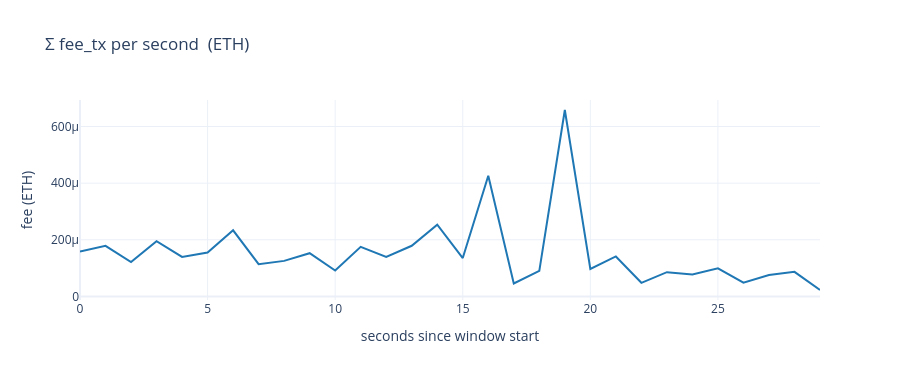

Write notebook code for a chart like this one.
### Markdown cell above
## 9. `per_tx_resource_split` + `fee_per_tx` : per transaction pricing

$$ \text{fee}_{tx} = \sum_k g_{tx,k}\, p_k(\text{second of } tx) \quad [\text{ETH}]. $$

Dimensionally a fee, not a per-gas price.

### Code cell
def per_tx_resource_split(computation, wasm_computation, storage_access_read,
                          storage_access_write, storage_growth, history_growth,
                          l2_calldata):
    """Per-tx 6-resource gas dict from raw multigas columns. l1Calldata
    is intentionally absent — ArbOS 60 prices it via the L1 fee path."""
    return {
        'c':  computation + wasm_computation,
        'sw': storage_access_write,
        'sr': storage_access_read,
        'sg': storage_growth,
        'hg': history_growth,
        'l2': l2_calldata,
    }


def fee_per_tx(prices_per_sec, tx_sec_idx, tx_g_per_resource):
    """fee_tx = Σ_k g_tx,k * p_k(second of tx).  Gwei (= ETH * 1e9)."""
    fee = np.zeros(tx_sec_idx.shape[0])
    for k in PRICED_SYMBOLS:
        fee = fee + tx_g_per_resource[k] * prices_per_sec[k][tx_sec_idx]
    return fee


# Map each tx -> the index of its block's wall-clock second in seconds_axis.
block_to_sec_idx = (block_seconds - seconds_axis[0]).astype(np.int64)
block_to_idx     = {int(b): i for i, b in enumerate(blocks['block_number'].to_numpy())}
tx_block_idx     = np.array([block_to_idx[int(b)] for b in tx['block'].to_numpy()], dtype=np.int64)
tx_sec_idx       = block_to_sec_idx[tx_block_idx]

def _np(col):
    return tx[col].cast(pl.Float64).to_numpy()

tx_g = per_tx_resource_split(
    computation          = _np('computation') + _np('wasmComputation'),
    wasm_computation     = np.zeros(tx.height),  # already folded into the c term
    storage_access_read  = _np('storageAccessRead'),
    storage_access_write = _np('storageAccessWrite'),
    storage_growth       = _np('storageGrowth'),
    history_growth       = _np('historyGrowth'),
    l2_calldata          = _np('l2Calldata'),
)
fee_tx = fee_per_tx(prices, tx_sec_idx, tx_g)

# Bucket per-tx fees back to per second for the time series.
n_sec       = seconds_axis.shape[0]
fee_per_sec = np.bincount(tx_sec_idx, weights=fee_tx, minlength=n_sec)

# Plot
fig = go.Figure(go.Scatter(
    x=seconds_axis - seconds_axis[0], y=fee_per_sec / 1e9,    # gwei -> ETH
    mode='lines', line=dict(color='#1f77b4'),
))
fig.update_layout(template='plotly_white', height=380,
                  title='Σ fee_tx per second  (ETH)',
                  xaxis_title='seconds since window start',
                  yaxis_title='fee (ETH)')
fig.show()
print(f'mean fee   = {fee_tx.mean() / 1e9:>16.6f} ETH')
print(f'total fee  = {fee_tx.sum() / 1e9:>16.6f} ETH')

### Figure 1 — Plotly figure (JSON) as saved in the notebook; plotly's stock layout.template omitted (floating-point values rounded to 4 significant figures)
{"data": [{"line": {"color": "#1f77b4"}, "mode": "lines", "type": "scatter", "x": [0, 1, 2, 3, 4, 5, 6, 7, 8, 9, 10, 11, 12, 13, 14, 15, 16, 17, 18, 19, 20, 21, 22, 23, 24, 25, 26, 27, 28, 29], "y": [0.0001589, 0.0001785, 0.0001211, 0.000195, 0.0001397, 0.0001549, 0.0002335, 0.0001139, 0.0001255, 0.0001528, 9.148e-05, 0.000175, 0.0001399, 0.0001788, 0.0002535, 0.0001355, 0.0004259, 4.57e-05, 9.009e-05, 0.0006581, 9.688e-05, 0.0001411, 4.807e-05, 8.572e-05, 7.765e-05, 9.908e-05, 4.847e-05, 7.548e-05, 8.676e-05, 2.274e-05]}], "layout": {"height": 380, "title": {"text": "Σ fee_tx per second  (ETH)"}, "xaxis": {"title": {"text": "seconds since window start"}}, "yaxis": {"title": {"text": "fee (ETH)"}}}}
